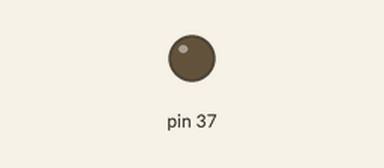
This sketch was run on a simulated Arduino Mega 2560, built with avr-gcc and run on an emulated ATmega2560. On the bench: output pins drawn as LEDs (lit = HIGH).

Above: at 2.5 s.
At 7.5 s:
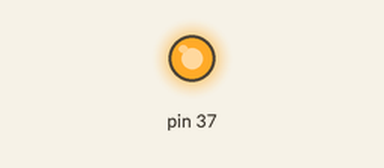
Timing chart, 0 to 13.0 s (numbered marks = the images above):
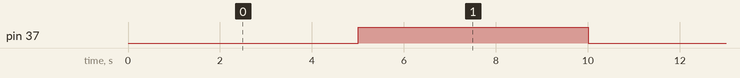

The sketch:

blink_m4.ino
```cpp
// the setup function runs once when you press reset or power the board
void setup() {
// initialize digital pin 13 as an output.
    pinMode(37, OUTPUT);
}

// the loop function runs over and over again forever
void loop() {
    digitalWrite(37, LOW);   // turn the LED on (HIGH is the voltage level)
    delay(5000);              // wait for a second
    digitalWrite(37, HIGH);    // turn the LED off by making the voltage LOW
    delay(5000);              // wait for a second
}
```

Measured:
- by itself, pin 37: alternates HIGH for 5.0 s and LOW for 5.0 s
